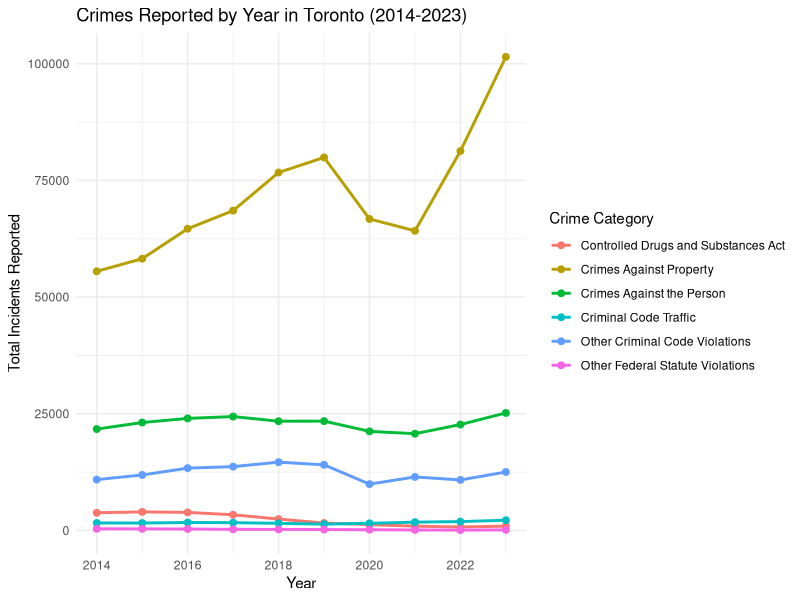
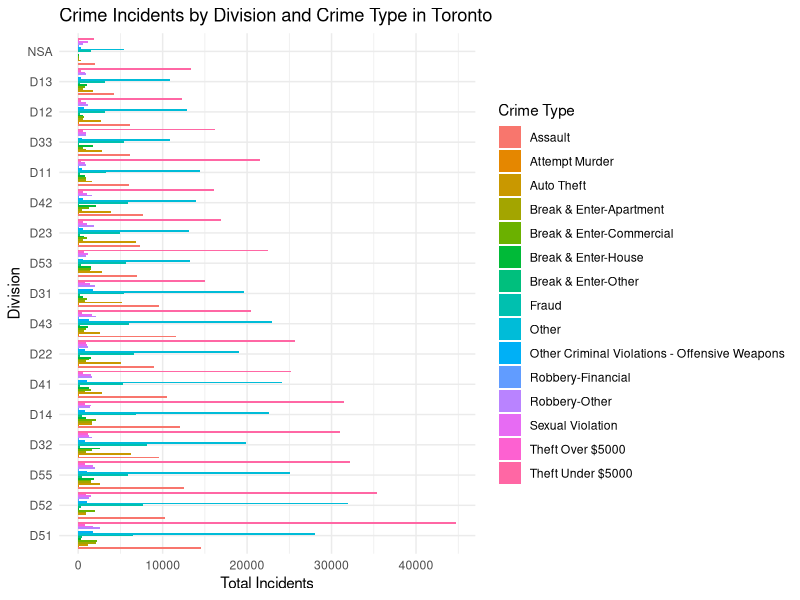
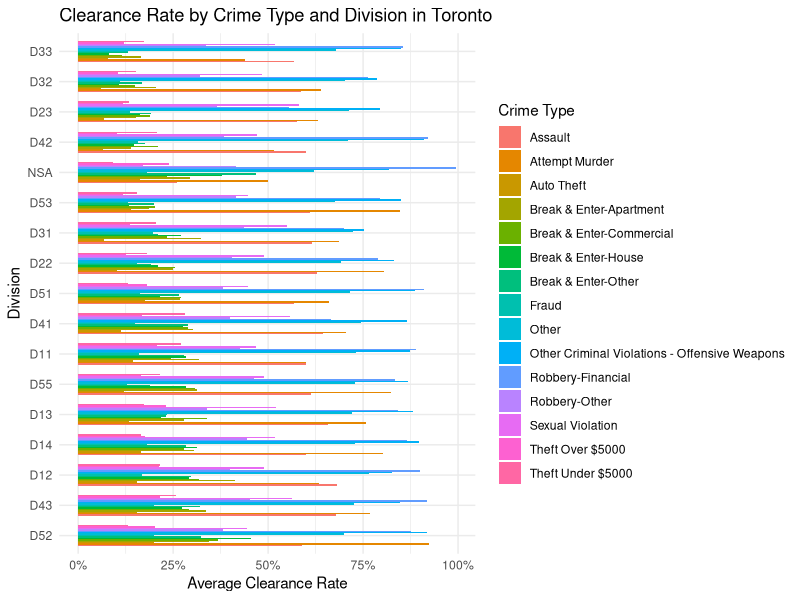

Here is the R script that generated these plots, in order:
## ---- chunk 1
#| include: false
#| warning: false
#| message: false

library(tidyverse)
library(palmerpenguins)
## ---- chunk 2
#| echo: false
#| eval: true
#| warning: false
#| message: false

analysis_data <- read_csv(here::here("data/analysis_data/analysis_data.csv")) # Load the cleaned analysis data
crime_trends_plot <- analysis_data %>%
  group_by(year, crime_category) %>%
  summarise(total_incidents = sum(incidents_reported, na.rm = TRUE))  # Summing incidents per year and crime category
## ---- chunk 3
#| echo: false
#| eval: true
#| warning: false
#| message: false
#| label: fig-Crimes_by_Year
#| fig-cap: Crimes Reported by Year

## Create a line chart showing crimes reported by year and crime category
## Citation: https://allisonhorst.github.io/palmerpenguins/
## Citation: https://ggplot2.tidyverse.org
crime_trends_plot %>%
  ggplot(aes(x = year, y = total_incidents, color = crime_category, group = crime_category)) +
  geom_line(size = 1) +  # Line plot for crime trends
  geom_point(size = 2) +  # Adding points to lines
  labs(
    title = "Crimes Reported by Year in Toronto (2014-2023)",
    x = "Year",
    y = "Total Incidents Reported",
    color = "Crime Category"
  ) +
  theme_minimal()   # Minimal theme for clean visuals

## ---- chunk 4
#| echo: false
#| eval: true
#| warning: false
#| message: false

crime_by_division_plot <- analysis_data %>%
  group_by(division_name, crime_subtype) %>%
  summarise(total_incidents = sum(incidents_reported, na.rm = TRUE)) # Summing incidents per division and crime type
## ---- chunk 5
#| echo: false
#| eval: true
#| warning: false
#| message: false
#| label: fig-Crimes_by_Div
#| fig-cap: Crimes by Division and Crime Type

## Create a bar chart comparing crime types and incidents by division
## Citation: https://allisonhorst.github.io/palmerpenguins/
## Citation: https://ggplot2.tidyverse.org
crime_by_division_plot %>% 
  ggplot(aes(y = reorder(division_name, -total_incidents), x = total_incidents, fill = crime_subtype)) +
  geom_bar(stat = "identity", position = "dodge") +  # Using a bar chart for comparison
  labs(
    title = "Crime Incidents by Division and Crime Type in Toronto",
    y = "Division",
    x = "Total Incidents",
    fill = "Crime Type"
  ) +
  theme_minimal()  # Minimal theme for clean visuals

## ---- chunk 6
#| echo: false
#| eval: true
#| warning: false
#| message: false

## Calculate clearance rate for each crime type and division
clearance_rate_plot <- analysis_data %>%
  filter(incidents_reported > 0) %>%  # Ensure calculating clearance rate where incidents were reported
  mutate(clearance_rate = incidents_cleared / incidents_reported) %>%  # Calculate the clearance rate
  group_by(crime_subtype, division_name) %>%
  summarise(avg_clearance_rate = mean(clearance_rate, na.rm = TRUE))  # Average clearance rate for each crime type and division
## ---- chunk 7
#| echo: false
#| eval: true
#| warning: false
#| message: false
#| label: fig-Clearance_Rate
#| fig-cap: Clearance Rate by Crime Type

## Create a grouped bar chart to show clearance rate by crime type and division
## Citation: https://allisonhorst.github.io/palmerpenguins/
## Citation: https://ggplot2.tidyverse.org
clearance_rate_plot %>%
  ggplot(aes(y = reorder(division_name, -avg_clearance_rate), x = avg_clearance_rate, fill = crime_subtype)) +
  geom_bar(stat = "identity", position = "dodge", width = 0.7) +  # Grouped bar chart for clearance rates
  labs(
    title = "Clearance Rate by Crime Type and Division in Toronto",
    y = "Division",
    x = "Average Clearance Rate",
    fill = "Crime Type"
  ) +
  scale_x_continuous(labels = scales::percent_format(accuracy = 1)) +  # Convert y-axis to percentage
  theme_minimal()  # Minimal theme for clean visuals

